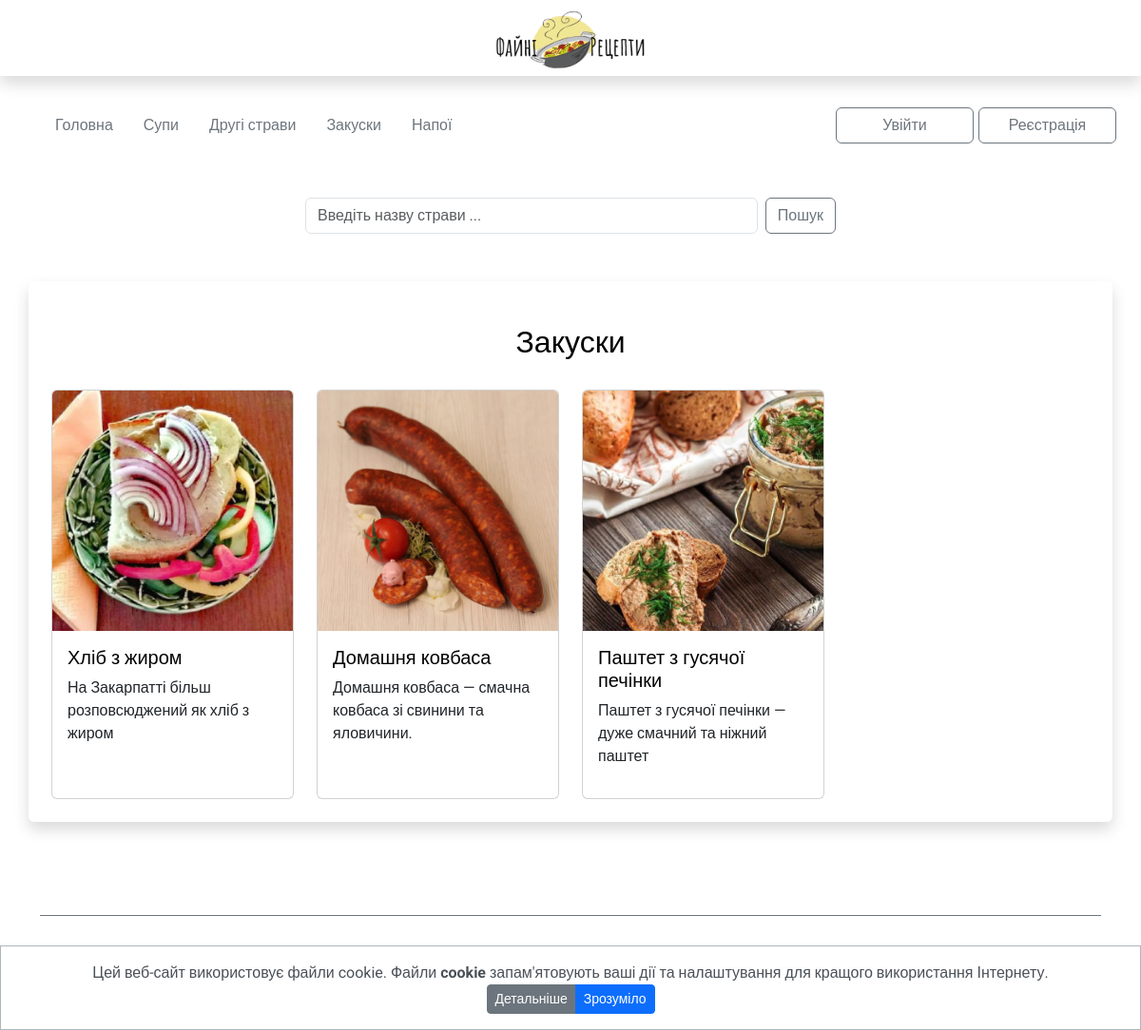
Page /aperetize on the earlier database version.
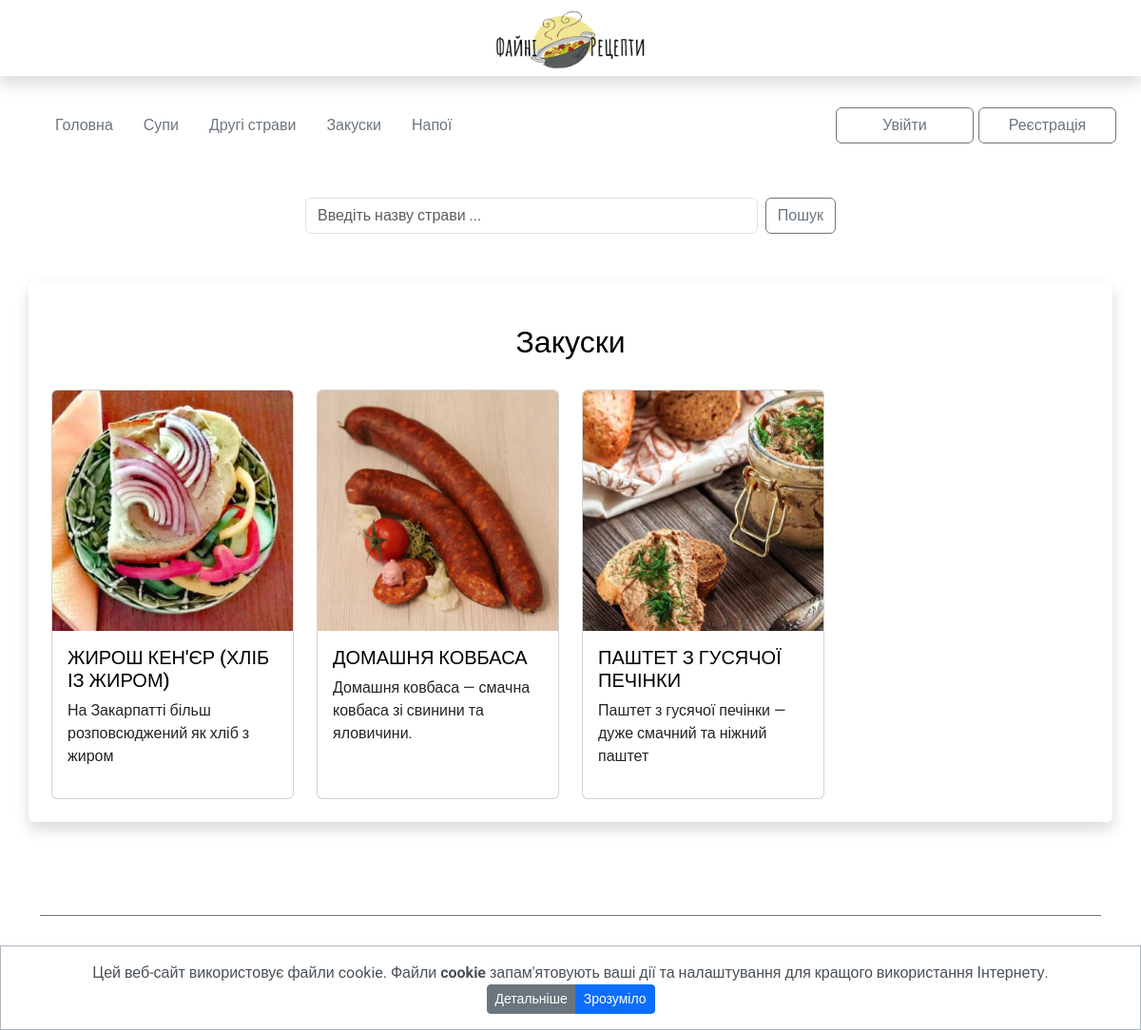
Same page on the later database version.
### my_apps/recipes_app/models.py (models this page shows, shortened)
class Recipes(models.Model):
    name = models.CharField('Назва страв', max_length=30, blank=True)
    food_type = models.CharField('Тип їжі', max_length=20, blank=True, default='')
    short_desc = models.TextField('Короткий опис', max_length=80, blank=True)
    img = models.ImageField(upload_to="media/", verbose_name='img', blank=True, null=True)
    text = RichTextUploadingField('Recipe', blank=True)

### my_apps/recipes_app/views.py (the view)
# urls.py: path('aperetize', aperetize_page, name='aperetize_page'),
def aperetize_page(request):
    aperetize = Recipes.objects.filter(food_type='aperetize')
    return render(request, 'aperetize_page.html', context={'aperetize': aperetize})

### my_apps/recipes_app/templates/aperetize_page.html
{% extends 'base.html' %}
{% load static %}
{% block content %}
<div class="recipe-item">
    <div class="container shadow p-4 mb-5 mt-5 bg-body rounded">
        <h1>Закуски </h1>
        <div class="row gy-3">
            {%  for i in aperetize %}
            <div class="col-lg-3 col-md-4 col-sm-6 col-6">
                <div class="card h-100 mb-3">
                    <a href="{{i.id}}"><img src="{{i.img.url}}" class="card-img-top" alt="..."></a>
                    <div class="card-body">
                    <a href="{{i.id}}">
                        <h5 class="card-title">{{i.name}}</h5>
                    </a>
                    <p class="card-text">{{i.short_desc}}</p>
                    </div>
                </div>
            </div>
            {% endfor %}
        </div>
    </div>
</div>
{% endblock content %}

Differences in the rows shown:
changed Recipes "На Закарпатті більш розповсюджений як хліб з жиром": name "Хліб з жиром" → "ЖИРОШ КЕН'ЄР (ХЛІБ ІЗ ЖИРОМ)"
changed Recipes "Домашня ковбаса — смачна ковбаса зі свинини та яловичини.": name "Домашня ковбаса" → "ДОМАШНЯ КОВБАСА"
changed Recipes "Паштет з гусячої печінки — дуже смачний та ніжний паштет": name "Паштет з гусячої печінки" → "ПАШТЕТ З ГУСЯЧОЇ ПЕЧІНКИ"
